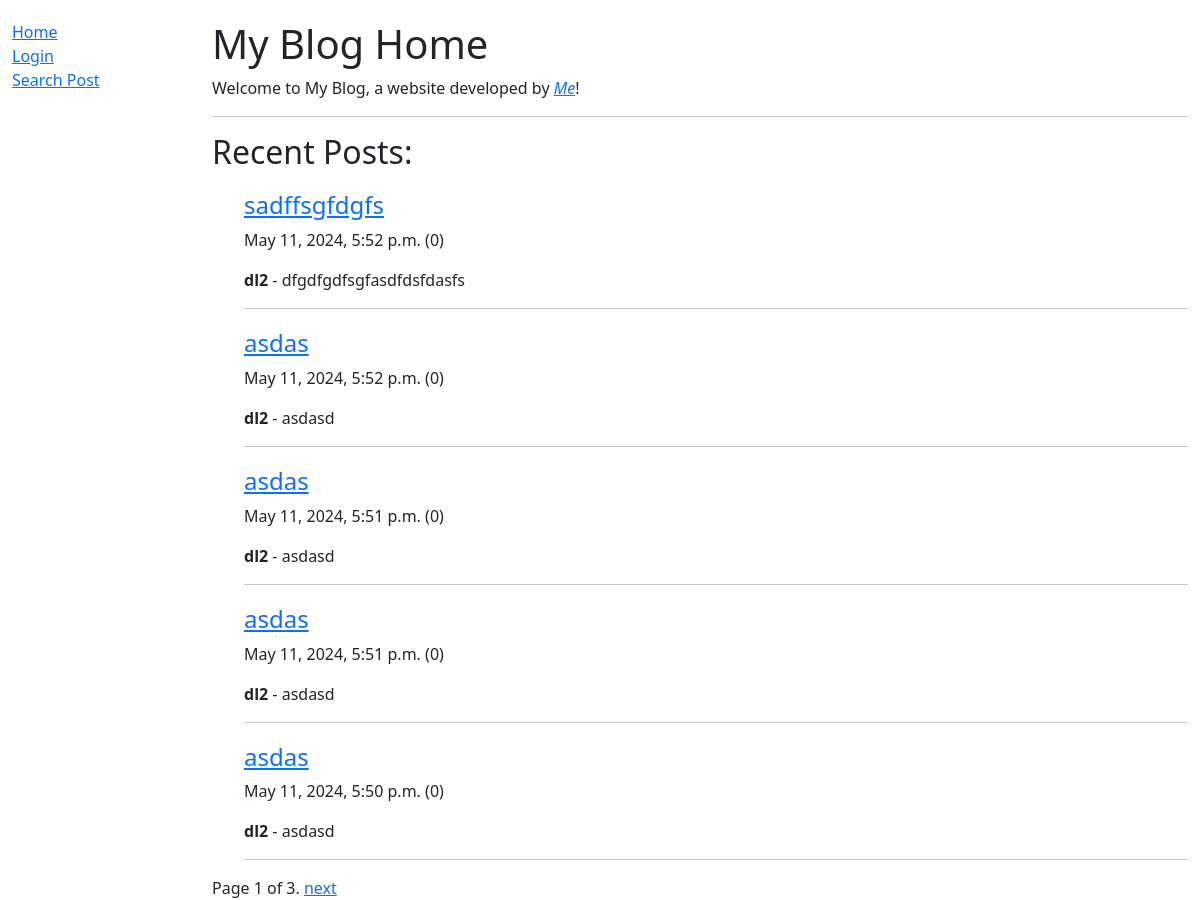
The page /blog/ on the database as committed earlier.
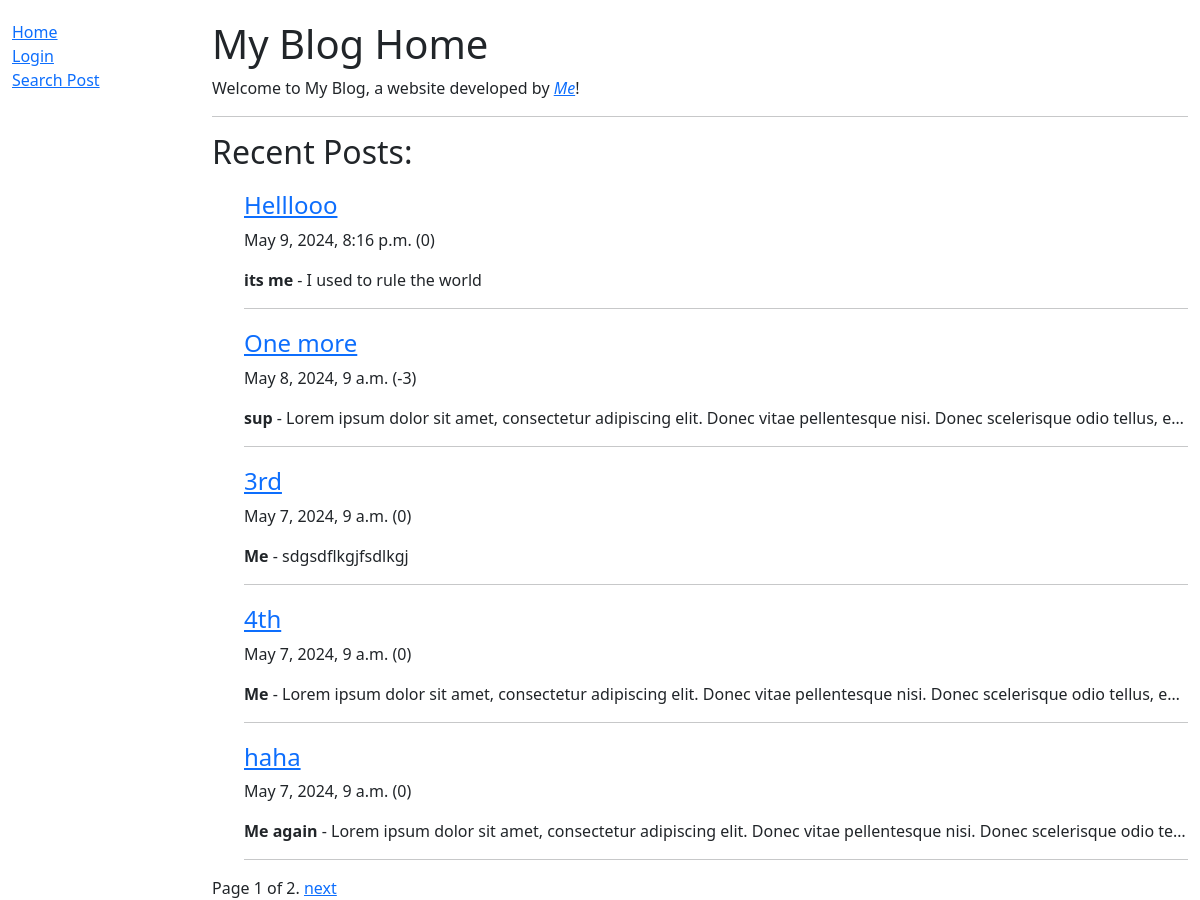
The same page on the database as committed later.
### blog/models.py (models this page shows, shortened)
class Post(models.Model):
    id = models.BigAutoField(help_text="Post ID", primary_key=True)
    title = models.CharField(max_length=100)
    writer = models.CharField(max_length=100)
    content = models.TextField(max_length=5000)
    date = models.DateTimeField(default=datetime.now, blank=True)
    likes = models.IntegerField(default=0)
    class Meta:
        ordering = ['-date']

### blog/views.py (the view)
# urls.py: path('', views.PostListView.as_view(), name='home'),
class PostListView(generic.ListView):
    model = Post # Set reference model
    context_object_name = 'posts' # Set name used in template for model reference
    template_name = 'home.html' # Specify template name and directory
    paginate_by = 5 # Default pagination tool

### blog/templates/home.html
{% extends "base.html" %}
{% block content %}
  <h1>My Blog Home</h1>
  <p>
    Welcome to My Blog, a website developed by
    <em><a href="https://github.com/DaewoongLime">Me</a></em>!
  </p>
  <hr />
    {% if posts %}
    <h2>Recent Posts:</h2>
    <ul>
      {% for post in posts %}
      <div style="margin-top:20px">
        <h4><a href="{{post.id}}">{{ post.title }}</a></h4>
        <p  style="white-space: nowrap; overflow: hidden; max-width: 100%;">
          {{post.date}} ({{post.likes}})
        </p>
        <p  style="white-space: nowrap;
        overflow: hidden;
        text-overflow: ellipsis;
        max-width: 100%;">
          <strong>{{post.writer}}</strong> - {{ post.content }}
        </p>
        <hr />
      </div>
      {% endfor %}
    </ul>
  {% else %}
    <p>There are no posts written yet.</p>
  {% endif %}
  {% load static %}
{% endblock %}

Rows that differ between the two databases and show on the page:
removed Post: title "sadffsgfdgfs", date "May 11, 2024, 5:52 p.m.", likes "0", writer "dl2", content "dfgdfgdfsgfasdfdsfdasfs"
removed Post: title "asdas", date "May 11, 2024, 5:52 p.m.", likes "0", writer "dl2", content "asdasd"
removed Post: title "asdas", date "May 11, 2024, 5:51 p.m.", likes "0", writer "dl2", content "asdasd"
removed Post: title "asdas", date "May 11, 2024, 5:51 p.m.", likes "0", writer "dl2", content "asdasd"
removed Post: title "asdas", date "May 11, 2024, 5:50 p.m.", likes "0", writer "dl2", content "asdasd"
now on this page (row unchanged): Post: title "Helllooo", date "May 9, 2024, 8:16 p.m.", likes "0", writer "its me", content "I used to rule the world"
now on this page (row unchanged): Post: title "One more", date "May 8, 2024, 9 a.m.", likes "-3", writer "sup", content "Lorem ipsum dolor sit amet, consectetur adipiscing elit. Donec vitae pellentesque nisi. Donec scelerisque odio tellus, e…"
now on this page (row unchanged): Post: title "3rd", date "May 7, 2024, 9 a.m.", likes "0", writer "Me", content "sdgsdflkgjfsdlkgj"
now on this page (row unchanged): Post: title "4th", date "May 7, 2024, 9 a.m.", likes "0", writer "Me", content "Lorem ipsum dolor sit amet, consectetur adipiscing elit. Donec vitae pellentesque nisi. Donec scelerisque odio tellus, e…"
now on this page (row unchanged): Post: title "haha", date "May 7, 2024, 9 a.m.", likes "0", writer "Me again", content "Lorem ipsum dolor sit amet, consectetur adipiscing elit. Donec vitae pellentesque nisi. Donec scelerisque odio te…"
Other text that changed with them:
{{ page_obj.paginator.num_pages }}: "3" → "2"
